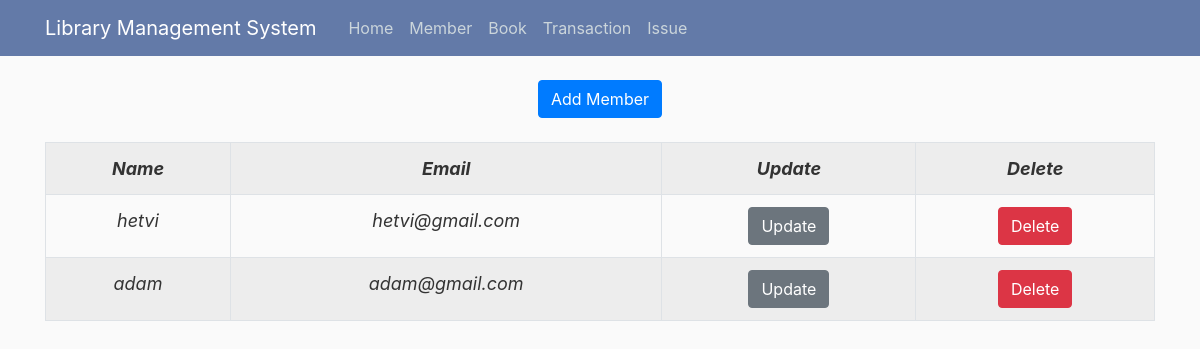
The app's page /member/view, older data.
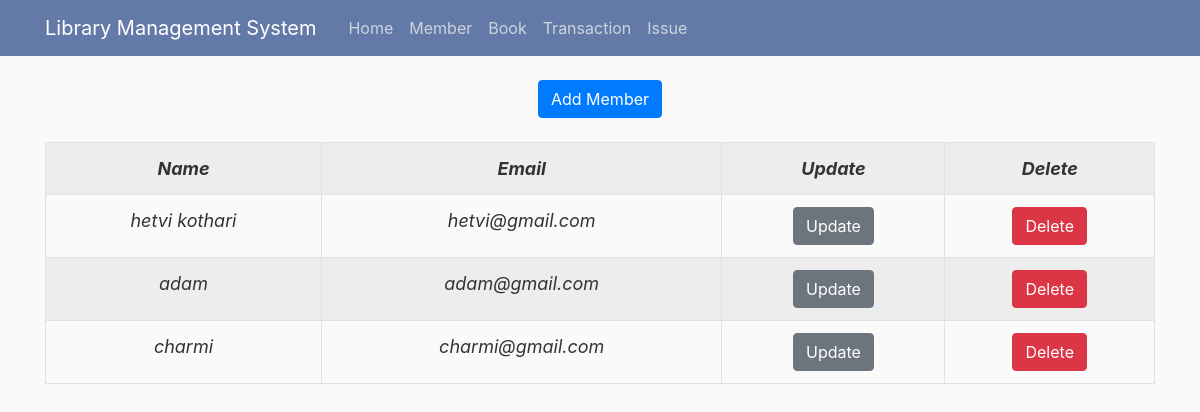
The same page, newer data.
### library/models.py (models this page shows, shortened)
class Member(db.Model):
    id = db.Column(db.Integer, primary_key=True)
    name = db.Column(db.String, nullable=False)
    email = db.Column(db.String, unique=True, nullable=False)
    debt = db.Column(db.Integer, default=0)
    total_fees = db.Column(db.Integer, default=0)
    transaction = db.relationship('Transaction', backref="member", lazy=True, passive_deletes=True)

### library/routes.py (the view)
@app.route("/member/view", methods=['GET'])
def view_member():
    members = Member.query.all()
    return render_template('member.html', members = members)

### library/templates/member.html (shortened to what this page needs)
{% extends "layout.html" %}
{% block content %}
<div style="text-align: center;"><a href="{{url_for('add_member')}}"><button class="btn btn-primary">Add
            Member</button></a></div> <br>
<table class="table table-striped table-bordered table-responsive-lg">
    <tr>
        <th>Name</th>
        <th>Email</th>
        <th>Update</th>
        <th>Delete</th>
    </tr>
    {% for member in members %}
    <tr>
        <td>{{ member.name }}</td>
        <td>{{ member.email }}</td>
        <td><a href="{{ url_for('update_member', member_id=member.id) }}"><button
                    class="btn btn-secondary">Update</button></a></td>
        <td><button type="button" class="btn btn-danger" data-toggle="modal"
                data-target="#deleteModal-{{member.id}}">Delete</button>
        </td>
    </tr>
    {% endfor %}
</table>
{% endblock content %}

Row changes from the older to the newer data that the page shows:
changed Member "hetvi@gmail.com": name "hetvi" → "hetvi kothari"
added Member: name "charmi", email "charmi@gmail.com"
